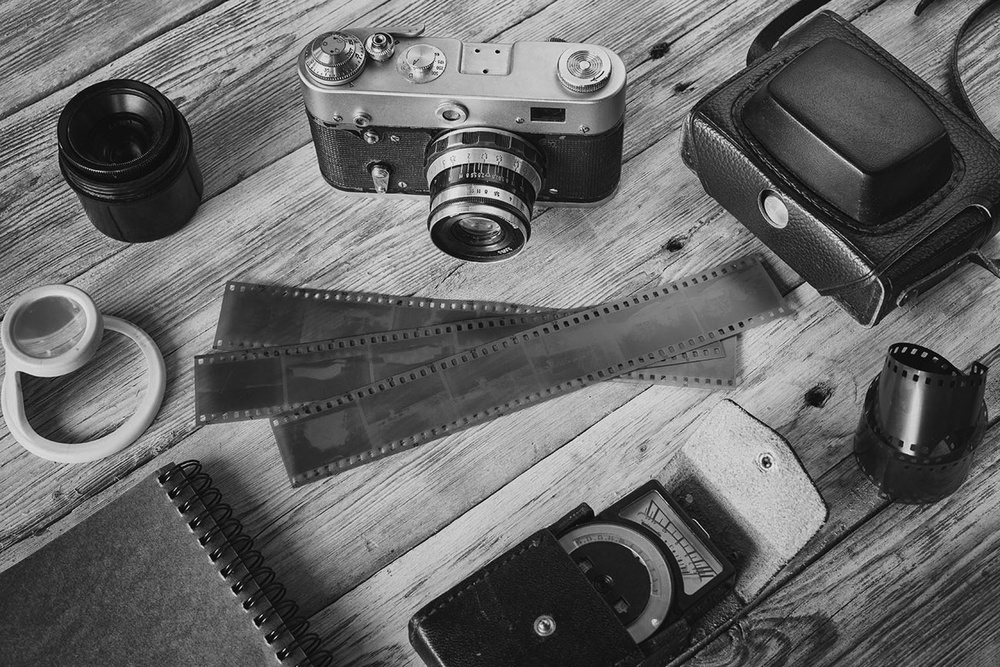
#> input picture lena.jpg, 1000 x 667 px, shrunk from 1300 x 867 before the run
$ jupyter execute 3BPlottingHistogram_and_histogramEqualization.ipynb
#> lines starting #> are read from the running program, lines starting #| are printed output that depends on the picture
## Practical 3B: Plotting Histogram and Histogram Equalization

A histogram of an image shows the distribution of pixel intensity values (0–255 for 8-bit images).

Histogram equalization redistributes pixel intensities to enhance contrast, making dark regions lighter and bright regions darker, producing a more uniform histogram.

Applications: contrast enhancement, medical imaging, object detection, image preprocessing.

[cell 1]
import cv2
import matplotlib.pyplot as plt

[cell 2]
"""Plots the histogram of an image and performs histogram equalization. Args:
    image_path: The path to the input grayscale image."""

[cell 3]
def plot_histogram_and_equalize(image_path):
#> called with image_path = 'lena.jpg'
    img = cv2.imread(image_path, cv2.IMREAD_GRAYSCALE)# Load the image in grayscale
#> img is the input picture: shape (667, 1000); min 0, max 249, mean 103.4
    # --- Plot Original Histogram ---
    plt.figure(figsize=(12, 5))
    plt.subplot(1, 2, 1)
    plt.hist(img.ravel(), bins=256, range=[0, 256], color='gray')
    plt.title("Original Histogram")
    plt.xlabel("Pixel Intensity")
    plt.ylabel("Frequency")
    equalized_img = cv2.equalizeHist(img)# --- Histogram Equalization ---
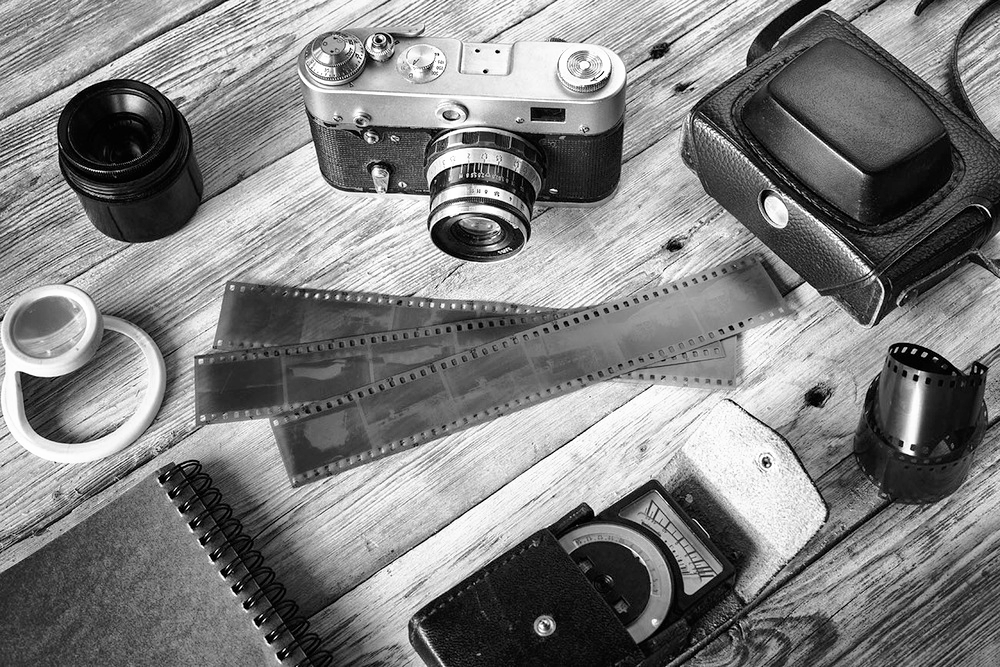
#> equalized_img: shape (667, 1000); min 0, max 255, mean 128.2
    # --- Plot Equalized Histogram ---
    plt.subplot(1, 2, 2)
    plt.hist(equalized_img.ravel(), bins=256, range=[0, 256], color='gray')
    plt.title("Equalized Histogram")
    plt.xlabel("Pixel Intensity")
    plt.ylabel("Frequency")
    plt.tight_layout()
    plt.show()
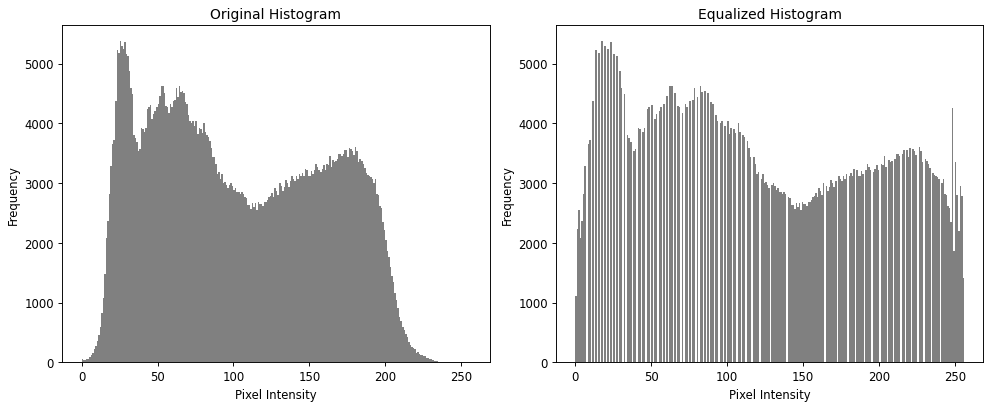
#> figure drawn by matplotlib, 2 panels; panel 1: tallest bar 5369 high, from x = 25 to 26; panel 2: tallest bar 5369 high, from x = 17 to 18
    # --- Display Original and Equalized Images ---
    plt.figure(figsize=(10, 5))
    plt.subplot(1, 2, 1)
    plt.imshow(img, cmap='gray')
    plt.title("Original Image")
    plt.axis('off')
    plt.subplot(1, 2, 2)
    plt.imshow(equalized_img, cmap='gray')
    plt.title("Histogram Equalized Image")
    plt.axis('off')
    plt.tight_layout()
    plt.show()
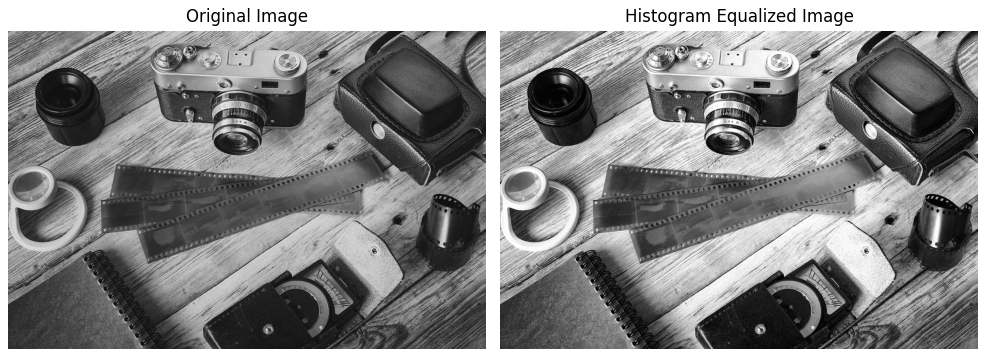
#> figure drawn by matplotlib, 2 panels
# Example usage
plot_histogram_and_equalize("lena.jpg")  # Replace with your image path

$ run again, with contrast_stretch.jpg copied over lena.jpg
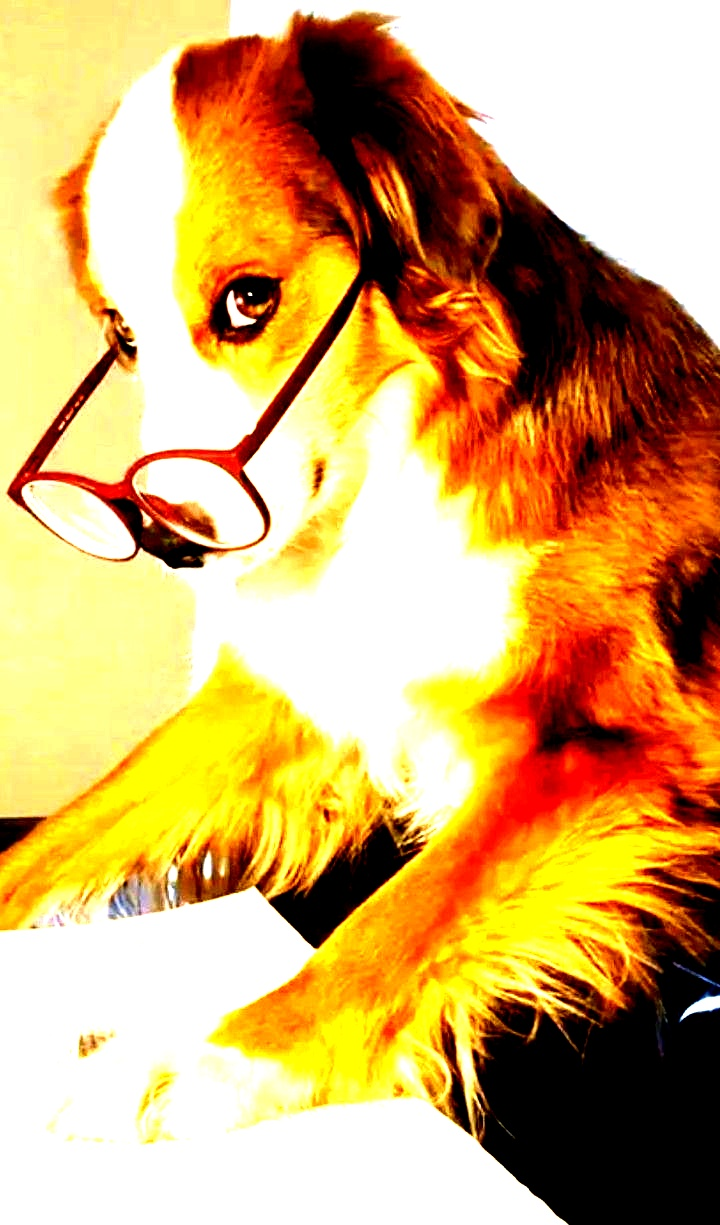
#> input picture contrast_stretch.jpg, 720 x 1225 px
#> in plot_histogram_and_equalize, `equalized_img = cv2.equalizeHist(img)# --- Histogram Equalization ---`:
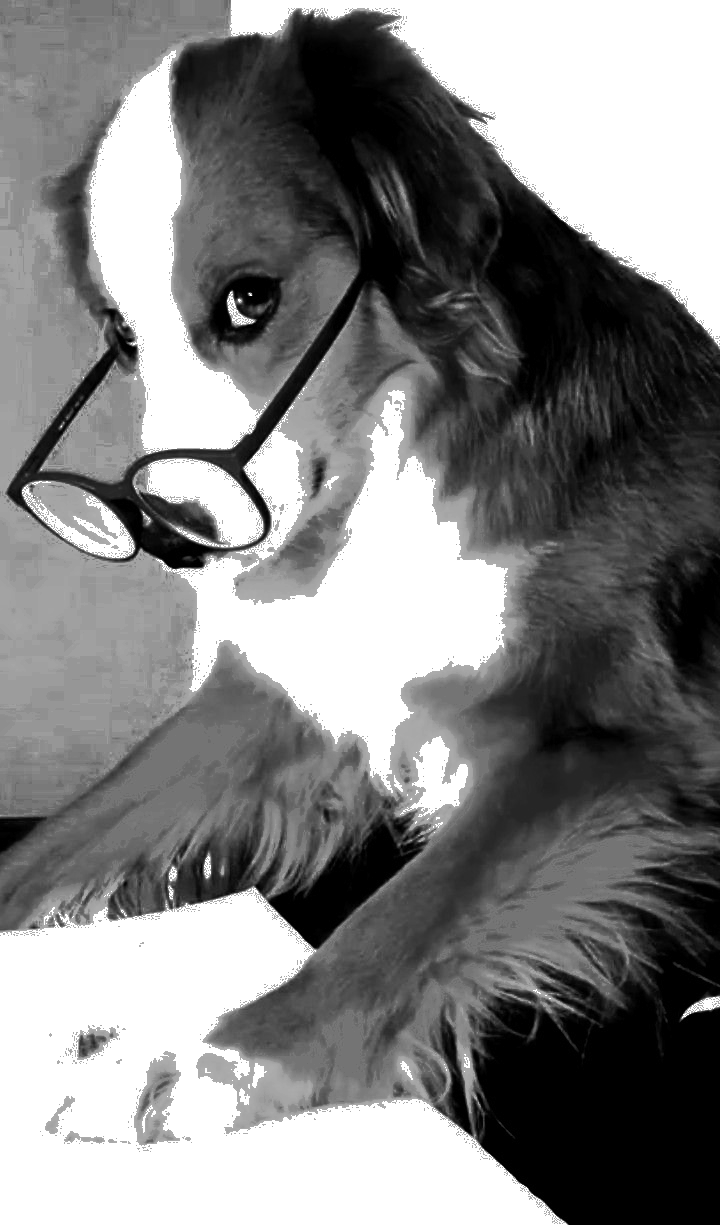
#> equalized_img: shape (1225, 720); min 0, max 255, mean 129.6
#> in plot_histogram_and_equalize, `plt.show()`:
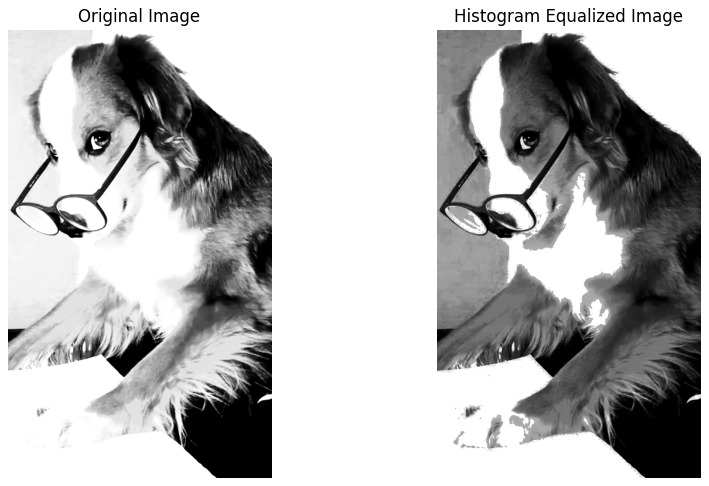
#> figure drawn by matplotlib, 2 panels

$ run again, with doggo.jpg copied over lena.jpg
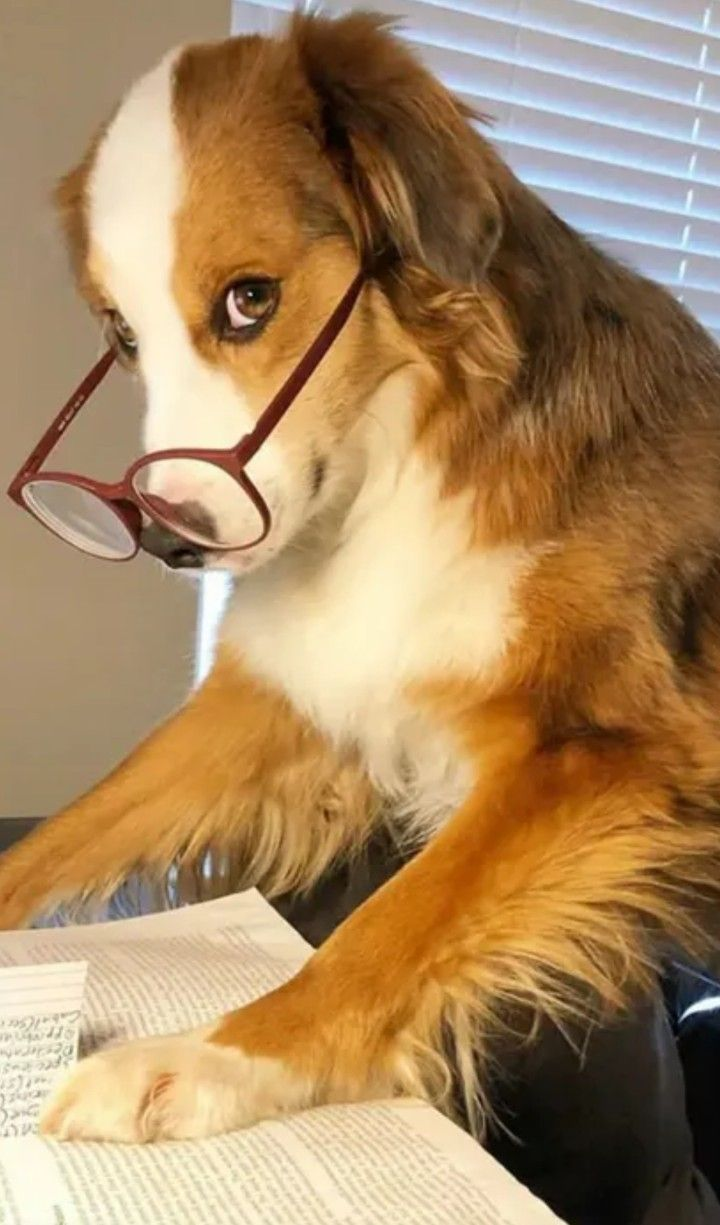
#> input picture doggo.jpg, 720 x 1225 px
#> in plot_histogram_and_equalize, `equalized_img = cv2.equalizeHist(img)# --- Histogram Equalization ---`:
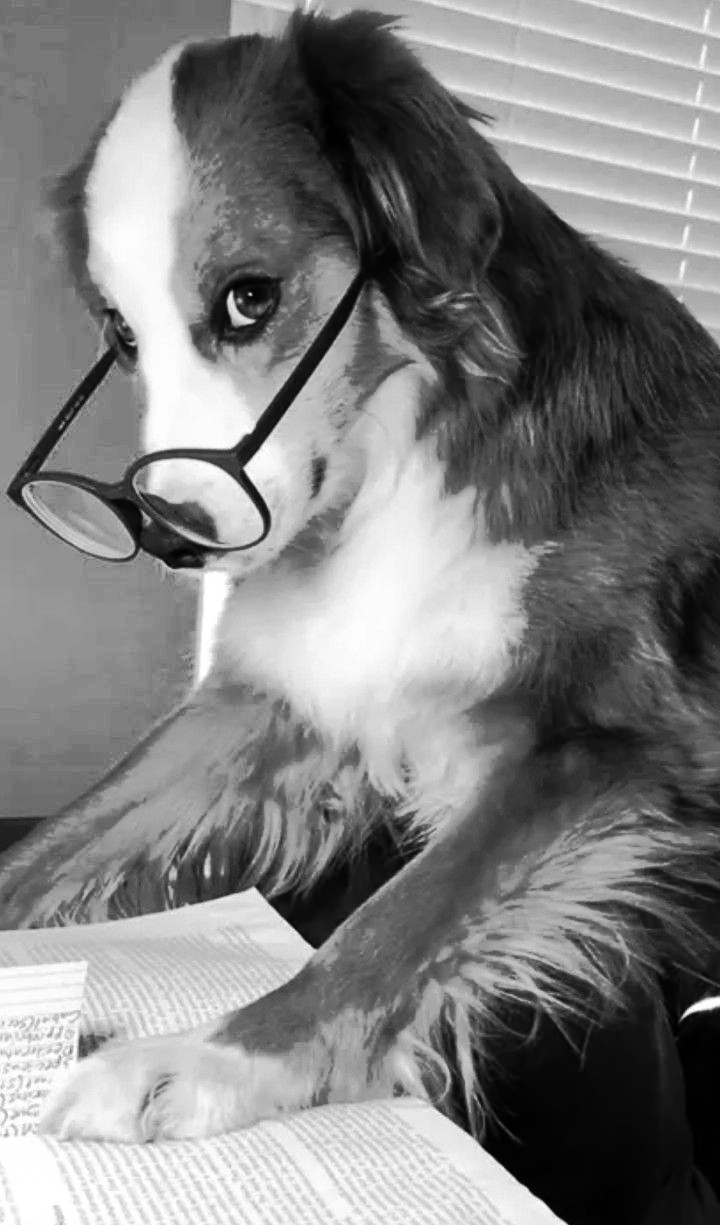
#> equalized_img: shape (1225, 720); min 0, max 255, mean 128.2
#> in plot_histogram_and_equalize, `plt.show()`:
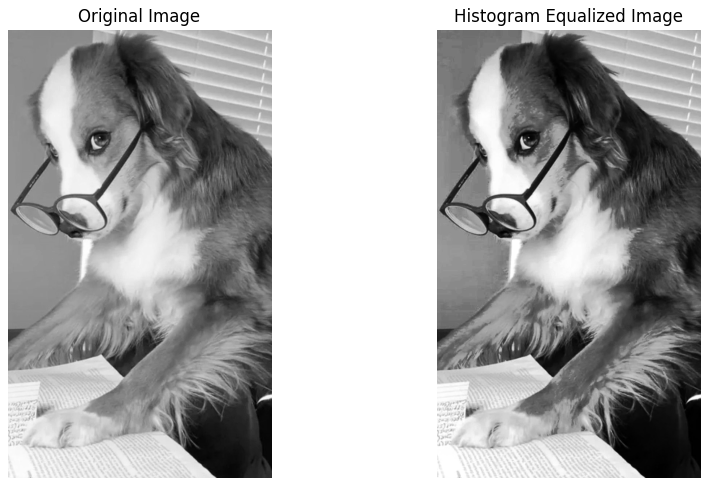
#> figure drawn by matplotlib, 2 panels
